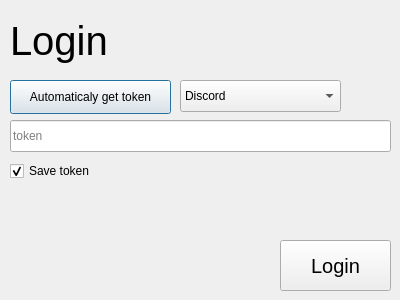
<?xml version="1.0" encoding="UTF-8"?>
<ui version="4.0">
 <class>Login</class>
 <widget class="QDialog" name="Login">
  <property name="geometry">
   <rect>
    <x>0</x>
    <y>0</y>
    <width>400</width>
    <height>300</height>
   </rect>
  </property>
  <property name="minimumSize">
   <size>
    <width>400</width>
    <height>300</height>
   </size>
  </property>
  <property name="maximumSize">
   <size>
    <width>400</width>
    <height>300</height>
   </size>
  </property>
  <property name="windowTitle">
   <string>Login to DiscordQt</string>
  </property>
  <property name="styleSheet">
   <string notr="true"/>
  </property>
  <property name="sizeGripEnabled">
   <bool>false</bool>
  </property>
  <widget class="QLabel" name="loginLabel">
   <property name="geometry">
    <rect>
     <x>10</x>
     <y>10</y>
     <width>161</width>
     <height>61</height>
    </rect>
   </property>
   <property name="font">
    <font>
     <pointsize>30</pointsize>
    </font>
   </property>
   <property name="text">
    <string>Login</string>
   </property>
   <property name="alignment">
    <set>Qt::AlignLeading|Qt::AlignLeft|Qt::AlignVCenter</set>
   </property>
  </widget>
  <widget class="QLineEdit" name="tokenField">
   <property name="geometry">
    <rect>
     <x>10</x>
     <y>120</y>
     <width>381</width>
     <height>32</height>
    </rect>
   </property>
   <property name="placeholderText">
    <string>token</string>
   </property>
  </widget>
  <widget class="QPushButton" name="autoTokenButton">
   <property name="geometry">
    <rect>
     <x>10</x>
     <y>80</y>
     <width>161</width>
     <height>34</height>
    </rect>
   </property>
   <property name="text">
    <string>Automaticaly get token</string>
   </property>
  </widget>
  <widget class="QPushButton" name="loginButton">
   <property name="geometry">
    <rect>
     <x>280</x>
     <y>240</y>
     <width>111</width>
     <height>51</height>
    </rect>
   </property>
   <property name="font">
    <font>
     <pointsize>15</pointsize>
    </font>
   </property>
   <property name="text">
    <string>Login</string>
   </property>
  </widget>
  <widget class="QComboBox" name="discordTypeBox">
   <property name="geometry">
    <rect>
     <x>180</x>
     <y>80</y>
     <width>161</width>
     <height>32</height>
    </rect>
   </property>
   <item>
    <property name="text">
     <string>Discord</string>
    </property>
   </item>
   <item>
    <property name="text">
     <string>Discord PTB</string>
    </property>
   </item>
   <item>
    <property name="text">
     <string>Discord Canary</string>
    </property>
   </item>
   <item>
    <property name="text">
     <string>Discord (flatpak)</string>
    </property>
   </item>
   <item>
    <property name="text">
     <string>Discord PTB (flatpak)</string>
    </property>
   </item>
   <item>
    <property name="text">
     <string>Discord (snap)</string>
    </property>
   </item>
   <item>
    <property name="text">
     <string>Discord PTB (snap)</string>
    </property>
   </item>
  </widget>
  <widget class="QCheckBox" name="saveTokenBox">
   <property name="geometry">
    <rect>
     <x>10</x>
     <y>160</y>
     <width>101</width>
     <height>22</height>
    </rect>
   </property>
   <property name="text">
    <string>Save token</string>
   </property>
   <property name="checked">
    <bool>true</bool>
   </property>
  </widget>
 </widget>
 <resources/>
 <connections/>
</ui>
